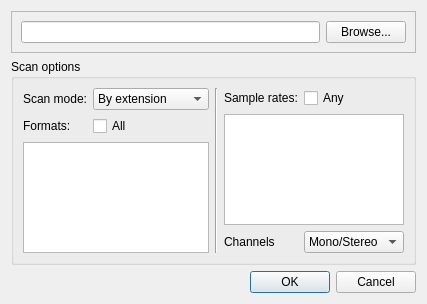
<?xml version="1.0" encoding="UTF-8"?>
<ui version="4.0">
 <class>Dialog</class>
 <widget class="QDialog" name="Dialog">
  <property name="geometry">
   <rect>
    <x>0</x>
    <y>0</y>
    <width>427</width>
    <height>304</height>
   </rect>
  </property>
  <property name="windowTitle">
   <string>Sample scan options</string>
  </property>
  <layout class="QGridLayout" name="gridLayout_2">
   <item row="0" column="0">
    <widget class="QFrame" name="frame">
     <property name="frameShape">
      <enum>QFrame::StyledPanel</enum>
     </property>
     <property name="frameShadow">
      <enum>QFrame::Raised</enum>
     </property>
     <layout class="QGridLayout" name="gridLayout">
      <item row="0" column="1">
       <widget class="QPushButton" name="browseBtn">
        <property name="sizePolicy">
         <sizepolicy hsizetype="Maximum" vsizetype="Fixed">
          <horstretch>0</horstretch>
          <verstretch>0</verstretch>
         </sizepolicy>
        </property>
        <property name="text">
         <string>Browse...</string>
        </property>
       </widget>
      </item>
      <item row="0" column="0">
       <widget class="QLineEdit" name="dirPathEdit">
        <property name="readOnly">
         <bool>true</bool>
        </property>
       </widget>
      </item>
     </layout>
    </widget>
   </item>
   <item row="1" column="0">
    <widget class="QGroupBox" name="groupBox_2">
     <property name="title">
      <string>Scan options</string>
     </property>
     <layout class="QGridLayout" name="gridLayout_5">
      <item row="0" column="0">
       <layout class="QGridLayout" name="gridLayout_3">
        <item row="0" column="1">
         <widget class="QComboBox" name="scanModeCombo">
          <property name="currentIndex">
           <number>1</number>
          </property>
          <item>
           <property name="text">
            <string>All files (slower)</string>
           </property>
          </item>
          <item>
           <property name="text">
            <string>By extension</string>
           </property>
          </item>
         </widget>
        </item>
        <item row="0" column="0">
         <widget class="QLabel" name="label_3">
          <property name="text">
           <string>Scan mode:</string>
          </property>
         </widget>
        </item>
        <item row="2" column="0" colspan="2">
         <widget class="QListView" name="formatList">
          <property name="editTriggers">
           <set>QAbstractItemView::NoEditTriggers</set>
          </property>
         </widget>
        </item>
        <item row="1" column="0">
         <widget class="QLabel" name="label">
          <property name="text">
           <string>Formats:</string>
          </property>
         </widget>
        </item>
        <item row="1" column="1">
         <widget class="QCheckBox" name="allFormatsChk">
          <property name="text">
           <string>All</string>
          </property>
         </widget>
        </item>
       </layout>
      </item>
      <item row="0" column="1">
       <widget class="Line" name="line">
        <property name="orientation">
         <enum>Qt::Vertical</enum>
        </property>
       </widget>
      </item>
      <item row="0" column="2">
       <layout class="QGridLayout" name="gridLayout_4">
        <item row="2" column="0">
         <widget class="QLabel" name="label_4">
          <property name="text">
           <string>Channels</string>
          </property>
         </widget>
        </item>
        <item row="2" column="1">
         <widget class="QComboBox" name="channelsCombo">
          <item>
           <property name="text">
            <string>Mono/Stereo</string>
           </property>
          </item>
          <item>
           <property name="text">
            <string>Mono</string>
           </property>
          </item>
          <item>
           <property name="text">
            <string>Stereo</string>
           </property>
          </item>
         </widget>
        </item>
        <item row="1" column="0" colspan="2">
         <widget class="QListView" name="sampleRatesList"/>
        </item>
        <item row="0" column="0">
         <widget class="QLabel" name="label_2">
          <property name="text">
           <string>Sample rates:</string>
          </property>
         </widget>
        </item>
        <item row="0" column="1">
         <widget class="QCheckBox" name="allSampleRatesChk">
          <property name="text">
           <string>Any</string>
          </property>
         </widget>
        </item>
       </layout>
      </item>
     </layout>
    </widget>
   </item>
   <item row="2" column="0">
    <widget class="QDialogButtonBox" name="buttonBox">
     <property name="orientation">
      <enum>Qt::Horizontal</enum>
     </property>
     <property name="standardButtons">
      <set>QDialogButtonBox::Cancel|QDialogButtonBox::Ok</set>
     </property>
    </widget>
   </item>
  </layout>
 </widget>
 <resources/>
 <connections>
  <connection>
   <sender>buttonBox</sender>
   <signal>accepted()</signal>
   <receiver>Dialog</receiver>
   <slot>accept()</slot>
   <hints>
    <hint type="sourcelabel">
     <x>248</x>
     <y>254</y>
    </hint>
    <hint type="destinationlabel">
     <x>157</x>
     <y>274</y>
    </hint>
   </hints>
  </connection>
  <connection>
   <sender>buttonBox</sender>
   <signal>rejected()</signal>
   <receiver>Dialog</receiver>
   <slot>reject()</slot>
   <hints>
    <hint type="sourcelabel">
     <x>316</x>
     <y>260</y>
    </hint>
    <hint type="destinationlabel">
     <x>286</x>
     <y>274</y>
    </hint>
   </hints>
  </connection>
 </connections>
</ui>
